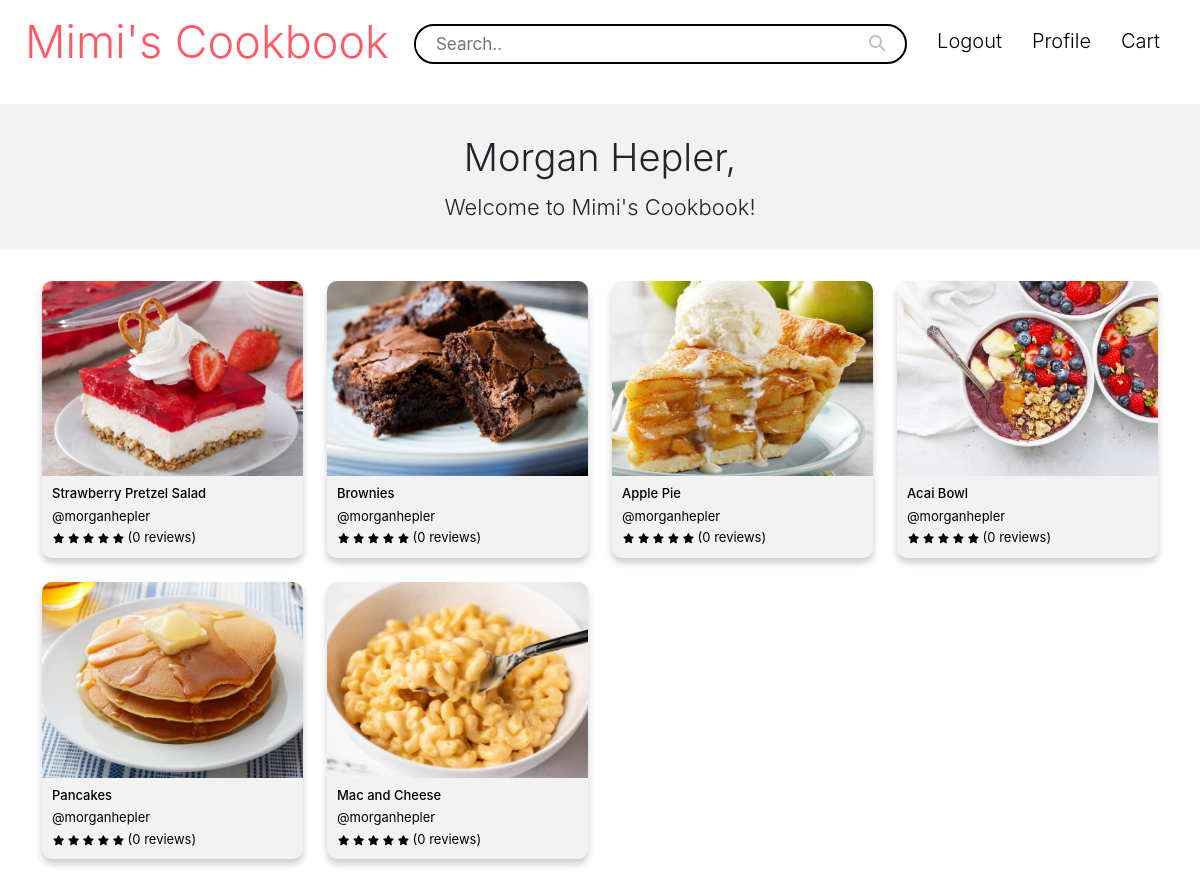
Page /search (signed in) on the committed database.
### app/models.py (models this page shows, shortened)
class User(db.Model, UserMixin):
    __tablename__ = 'user'
    id = db.Column(db.Integer, primary_key=True)
    email = db.Column(db.String(150), unique=True)
    password = db.Column(db.String(150))
    username = db.Column(db.String(150), unique=True)
    full_name = db.Column(db.String(150))
    profile_id = db.Column(db.Integer, db.ForeignKey('profile.id'))
    profile = db.relationship("Profile", backref="profile_id")

class Recipe(db.Model):
    __tablename__ = 'recipe'
    id = db.Column(db.Integer, primary_key=True)
    user_id = db.Column(db.Integer)
    username = db.Column(db.String(255))
    title = db.Column(db.String(255))
    time = db.Column(db.String(255))
    servings = db.Column(db.String(255))
    ingredients = db.Column(db.String(255))
    directions = db.Column(db.String(10000))
    photo_path = db.Column(db.String(255))

### app/views.py (the view)
@views.route('/search')
@login_required
def search():
    return render_template('search.html', user=current_user, recipes=Recipe.query.all())

### app/__init__.py (called while the page is built)
def create_app():
    app = Flask(__name__)
    app.config['SECRET_KEY'] = 'M2t3ir@ml@vK'
    app.config['SQLALCHEMY_DATABASE_URI'] = f'sqlite:///{DB_NAME}'
    db.init_app(app)
    from .views import views
    from .auth import auth
    app.register_blueprint(views, url_prefix='/')
    app.register_blueprint(auth, url_prefix='/')
    from .models import User
    with app.app_context():
        db.create_all()
    login_manager = LoginManager()
    login_manager.login_view = 'auth.login'
    login_manager.init_app(app)
    @login_manager.user_loader
    def load_user(id):
        return User.query.get(int(id))
    flask_change_password = ChangePassword(
        min_password_length=7, rules=dict(long_password_override=2))
    flask_change_password.init_app(app)
    return app

### app/templates/search.html (shortened to what this page needs)
{% extends "base.html" %} {% block title %}Mimi's Cookbook | Home{% endblock %}
{% block content %}
<div class="navbar">
  <a href="/search" class="logo-text-link">
    <div class="logo-text">Mimi's Cookbook</div>
  </a>
  <form class="searchbar">
    <input type="text" name="search" placeholder="Search.." />
    <button type="submit"><i class="fa fa-search"></i></button>
  </form>
  <div>
    <ul id="nav-links" class="nav-links">
      <li><a href="{{ url_for('auth.logout') }}">Logout</a></li>
      <li><a href="{{ url_for('views.profile') }}">Profile</a></li>
      <li><a href="">Cart</a></li>
    </ul>
  </div>
</div>
<div class="welcome-msg">
  {{user.full_name}},
  <p>Welcome to Mimi's Cookbook!</p>
</div>
<div class="homepage-recipes">
  <ul>
    {% for recipe in recipes %}
    <a href="{{ url_for('views.recipe_view', recipe_id=recipe.id) }}">
      <li>
        <img src="{{url_for('static', filename=recipe.photo_path)}}" alt="" />
        <h4>{{recipe.title}}</h4>
        <p>@{{recipe.username}}</p>
        <div class="recipe-stars">
          <i class="fas fa-star"></i>
          <i class="fas fa-star"></i>
          <i class="fas fa-star"></i>
          <i class="fas fa-star"></i>
          <i class="fas fa-star"></i>
          (0 reviews)
        </div>
      </li></a
    >
    {% endfor %}
  </ul>
</div>
{% endblock %}

### app/templates/base.html (shortened to what this page needs)
<!DOCTYPE html>
<html lang="en">
  <head>
    <link
      href="https://cdn.jsdelivr.net/npm/bootstrap@5.0.1/dist/css/bootstrap.min.css"
      rel="stylesheet"
    />
    <link
      rel="stylesheet"
      href="{{ url_for('static', filename='css/style.css') }}"
    />
    <link
      href="https://cdn.jsdelivr.net/npm/bootstrap@5.3.0-alpha1/dist/css/bootstrap.min.css"
      rel="stylesheet"
    >
  </head>
  <body>
    {% block content%}
    {% endblock %}
  </body>
</html>

### app/static/css/style.css (style rules this page uses)
* { box-sizing: border-box; font-family: -apple-system, BlinkMacSystemFont, "segoe ui", roboto, oxygen, ubuntu, cantarell, "fira sans", "droid sans", "helvetica neue", Arial, sans-serif; font-size: 16px; -webkit-font-smoothing: antialiased; -moz-osx-font-smoothing: grayscale; }
.navbar { display: flex; justify-content: space-between; width: 100%; z-index: 999; }
.logo-text { font-size: 45px; font-weight: 300; color: rgb(255, 89, 103); margin-left: 25px; }
.logo-text-link { text-decoration: none; }
.nav-links { display: flex; visibility: visible; margin-right: 25px; margin-top: 15px; margin-left: 5px; padding-left: 0px; }
.nav-links li { list-style: none; }
.nav-links a { font-size: 20px; font-weight: 350; display: block; color: black; text-decoration: none; padding: 3px; padding-left: 15px; padding-right: 15px; width: max-content; text-align: center; }
.searchbar { flex-grow: 1; height: 40px; border-radius: 20px; border: 2px solid black; margin-top: 5px; margin-right: 10px; margin-left: 25px; }
.searchbar input[type=text] { width: 90%; padding-left: 20px; font-size: 17px; border: none; border-radius: 20px; margin-top: 5px; }
.searchbar button { text-align: right; float: right; width: 10%; padding: 5px; padding-right: 20px; background: none; border-radius: 20px; color: rgb(195, 195, 195); border: none; cursor: pointer; }
.recipe-stars { font-size: 13px; padding: 0px 10px 10px 11px; text-overflow: ellipsis; white-space: nowrap; overflow: hidden; }
.recipe-stars i { font-size: 10px; }
.welcome-msg { text-align: center; background-color: rgb(242, 242, 242); margin: 20px 0px 20px 0px; padding: 25px; font-size: 38px; font-weight: 300; }
.welcome-msg p { margin: 0; font-size: 22px; padding-top: 5px; }
.homepage-recipes { margin-top: 20px; }
.homepage-recipes a { cursor: pointer; color: black; text-decoration: none; }
.homepage-recipes ul { list-style-type: none; display: inline-grid; grid-template-columns: repeat(auto-fill, minmax(15rem, 1fr)); padding: 0px 30px 30px 30px; }
.homepage-recipes li { text-align: left; margin: 12px; background-color: rgb(242, 242, 242); border-radius: 10px; box-shadow: 0px 5px 7px 0px rgba(0, 0, 0, 0.2); }
.homepage-recipes img { border-radius: 10px 10px 0px 0px; font-size: 13px; width: 100%; aspect-ratio: 4/ 3; object-fit: cover; font-display: block; }
.homepage-recipes h4 { font-size: 13px; padding: 10px 10px 5px 10px; margin-bottom: 0px; text-overflow: ellipsis; white-space: nowrap; overflow: hidden; }
.homepage-recipes p { font-size: 13px; padding: 0px 10px 2px 10px; margin-bottom: 0px; text-overflow: ellipsis; white-space: nowrap; overflow: hidden; }

### rows in the picture
User: full_name "Morgan Hepler"
Recipe: photo_path (picture), title "Strawberry Pretzel Salad", username "morganhepler"
Recipe: photo_path (picture), title "Brownies", username "morganhepler"
Recipe: photo_path (picture), title "Apple Pie", username "morganhepler"
Recipe: photo_path (picture), title "Acai Bowl", username "morganhepler"
Recipe: photo_path (picture), title "Pancakes", username "morganhepler"
Recipe: photo_path (picture), title "Mac and Cheese", username "morganhepler"
